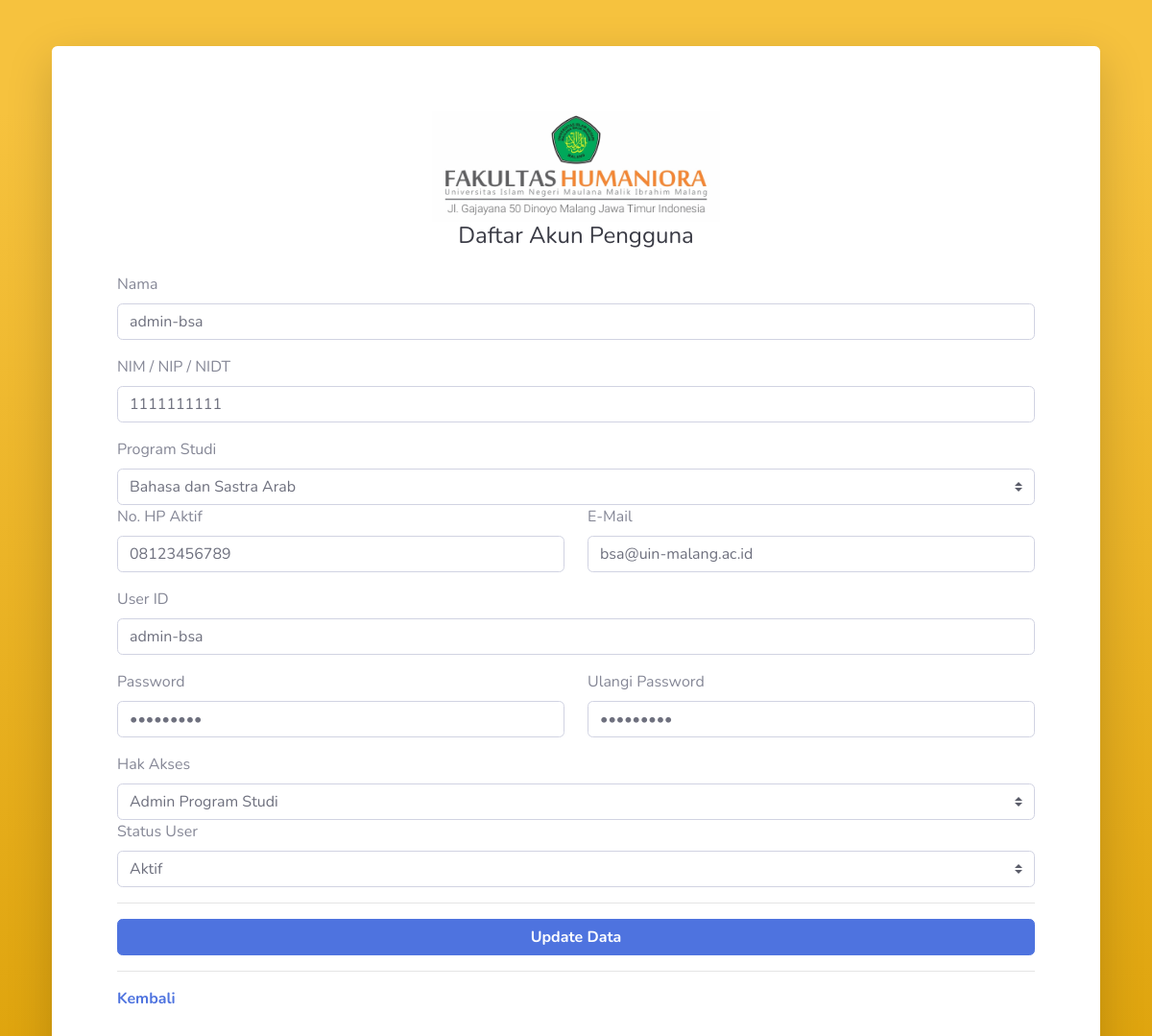
/admin/user-edit.php?nodata=1004 (signed in), run on the app's committed database.
### tables this page shows
CREATE TABLE IF NOT EXISTS `pengguna` (
  `no` int(11) NOT NULL AUTO_INCREMENT,
  `nama` varchar(100) DEFAULT NULL,
  `nim` varchar(20) DEFAULT NULL,
  `nohp` varchar(20) DEFAULT NULL,
  `email` varchar(100) DEFAULT NULL,
  `prodi` varchar(50) DEFAULT NULL,
  `user` varchar(50) DEFAULT NULL,
  `pass` varchar(50) DEFAULT NULL,
  `plaintext` varchar(50) DEFAULT NULL,
  `role` varchar(50) DEFAULT 'mahasiswa',
  `token` varchar(100) DEFAULT '0',
  `status` tinyint(4) DEFAULT '0',
  KEY `Index 1` (`no`)
);

### admin/user-edit.php (the view, shortened to what this page needs)
<?php
require '../config.php';
?>
<!DOCTYPE html>
<html lang="en">
<head>
    <link href="../vendor/fontawesome-free/css/all.min.css" rel="stylesheet" type="text/css">
    <link href="../css/sb-admin-2.min.css" rel="stylesheet">
</head>
<body class="bg-gradient-warning">
    <div class="container">
        <div class="card o-hidden border-0 shadow-lg my-5">
            <div class="card-body">
                <div class="p-5">
                    <div class="text-center">
                        <img src="../img/kop.jpg" width="300px"></img>
                        <h1 class="h4 text-gray-900 mb-4">Daftar Akun Pengguna</h1>
                    </div>
                    <?php
                    $nodata = mysqli_real_escape_string($conn, $_GET['nodata']);
                    $quser = mysqli_query($conn, "SELECT * FROM pengguna WHERE no='$nodata'");
                    $duser = mysqli_fetch_array($quser);
                    $nama = $duser['nama'];
                    $nim = $duser['nim'];
                    $nohp = $duser['nohp'];
                    $email = $duser['email'];
                    $prodi = $duser['prodi'];
                    $username = $duser['user'];
                    $password = $duser['plaintext'];
                    $role = $duser['role'];
                    $status = $duser['status'];
                    ?>
                    <form class="user" action="user-update.php" method="POST">
                        <div class="form-group">
                            <label>Nama</label>
                            <input type="text" class="form-control" name="nama" id="nama" value="<?= $nama; ?>" required>
                        </div>
                        <div class="form-group">
                            <label>NIM / NIP / NIDT</label>
                            <input type="number" class="form-control" name="nim" id="nim" value="<?= $nim; ?>" required>
                        </div>
                        <div class="row no-gutters align-items-center">
                            <label>Program Studi</label>
                            <select class="browser-default custom-select" name="prodi" id="prodi">
                                <option value="<?= $prodi; ?>" selected><?= $prodi; ?></option>
                            </select>
                        </div>
                        <div class="form-group row">
                            <div class="col-sm-6 mb-3 mb-sm-0">
                                <label>No. HP Aktif</label>
                                <input type="number" class="form-control " name="nohp" id="nohp" value="<?= $nohp; ?>" required>
                            </div>
                            <div class="col-sm-6">
                                <label>E-Mail</label>
                                <input type="email" class="form-control " name="email" id="email" value="<?= $email; ?>" required>
                            </div>
                        </div>
                        <div class="form-group">
                            <label>User ID</label>
                            <input type="text" class="form-control " name="userid" id="userid" value="<?= $username; ?>" required>
                        </div>
                        <div class="form-group row">
                            <div class="col-sm-6 mb-3 mb-sm-0">
                                <label>Password</label>
                                <input type="password" class="form-control " name="password" id="password" value="<?= $password; ?>" required>
                            </div>
                            <div class="col-sm-6">
                                <label>Ulangi Password</label>
                                <input type="password" class="form-control " name="password2" id="password2" value="<?= $password; ?>" required>
                            </div>
                        </div>
                        <div class="row no-gutters align-items-center">
                            <label>Hak Akses</label>
                            <select class="browser-default custom-select" name="role" id="role">
                                <?php
                                if ($role == 'adminprodi') {
                                ?>
                                    <option value="adminprodi" selected>Admin Program Studi</option>
                                <?php
                                }
                                ?>
                            </select>
                        </div>
                        <div class="row no-gutters align-items-center">
                            <label>Status User</label>
                            <select class="browser-default custom-select" name="status" id="status">
                                <?php
                                if ($status == 0) {
                                ?>
                                    <option value="0" selected>Tidak Aktif</option>
                                    <option value="1">Aktif</option>
                                <?php
                                } else {
                                ?>
                                    <option value="1" selected>Aktif</option>
                                <?php
                                }
                                ?>
                            </select>
                        </div>
                        <hr>
                        <button type="submit" onclick="return confirm('Apakah anda yakin ?')" class="btn btn-primary btn-block"> <b>Update Data </b></button>
                        <hr>
                    </form>
                    <a href="dashboard.php"> <b>Kembali </b></a>
                </div>
            </div>
        </div>
    </div>
</body>
</html>

### data on the page
pengguna: nama "admin-bsa", nim "1111111111", prodi "Bahasa dan Sastra Arab", nohp "08123456789", email "bsa@uin-malang.ac.id", userid "admin-bsa", role "Admin Program Studi", status "Aktif"
